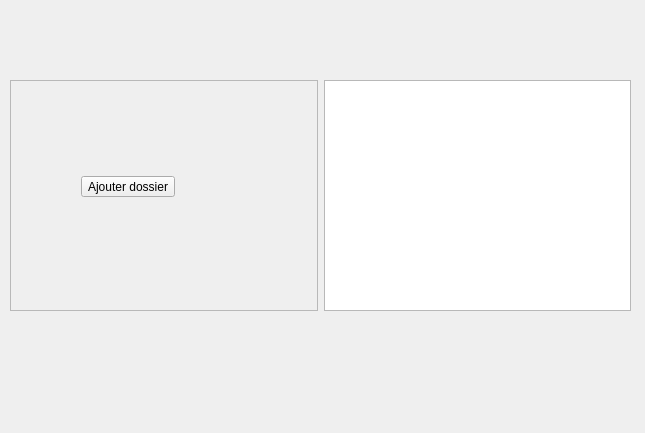
<?xml version="1.0" encoding="UTF-8"?>
<ui version="4.0">
 <class>Settings</class>
 <widget class="QWidget" name="Settings">
  <property name="geometry">
   <rect>
    <x>0</x>
    <y>0</y>
    <width>645</width>
    <height>433</height>
   </rect>
  </property>
  <property name="windowTitle">
   <string>Form</string>
  </property>
  <widget class="QWidget" name="horizontalLayoutWidget">
   <property name="geometry">
    <rect>
     <x>10</x>
     <y>80</y>
     <width>621</width>
     <height>231</height>
    </rect>
   </property>
   <layout class="QHBoxLayout" name="horizontalLayout">
    <item>
     <widget class="QScrollArea" name="scrollArea">
      <property name="widgetResizable">
       <bool>true</bool>
      </property>
      <widget class="QWidget" name="scrollAreaWidgetContents">
       <property name="geometry">
        <rect>
         <x>0</x>
         <y>0</y>
         <width>305</width>
         <height>227</height>
        </rect>
       </property>
       <widget class="QWidget" name="verticalLayoutWidget">
        <property name="geometry">
         <rect>
          <x>70</x>
          <y>10</y>
          <width>121</width>
          <height>191</height>
         </rect>
        </property>
        <layout class="QVBoxLayout" name="verticalLayout">
         <item>
          <widget class="QToolButton" name="toolButton">
           <property name="text">
            <string>Ajouter dossier</string>
           </property>
          </widget>
         </item>
        </layout>
       </widget>
      </widget>
     </widget>
    </item>
    <item>
     <widget class="QListView" name="listView"/>
    </item>
   </layout>
  </widget>
 </widget>
 <resources/>
 <connections/>
</ui>
